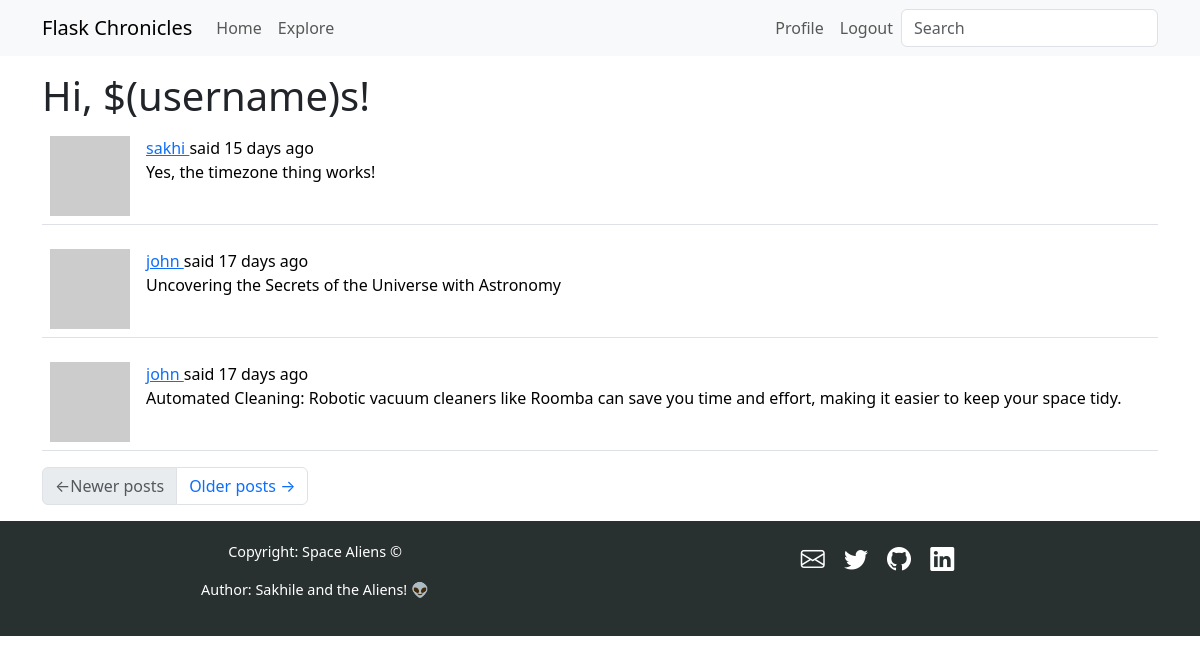
The page /explore (signed in) on the database as committed earlier.
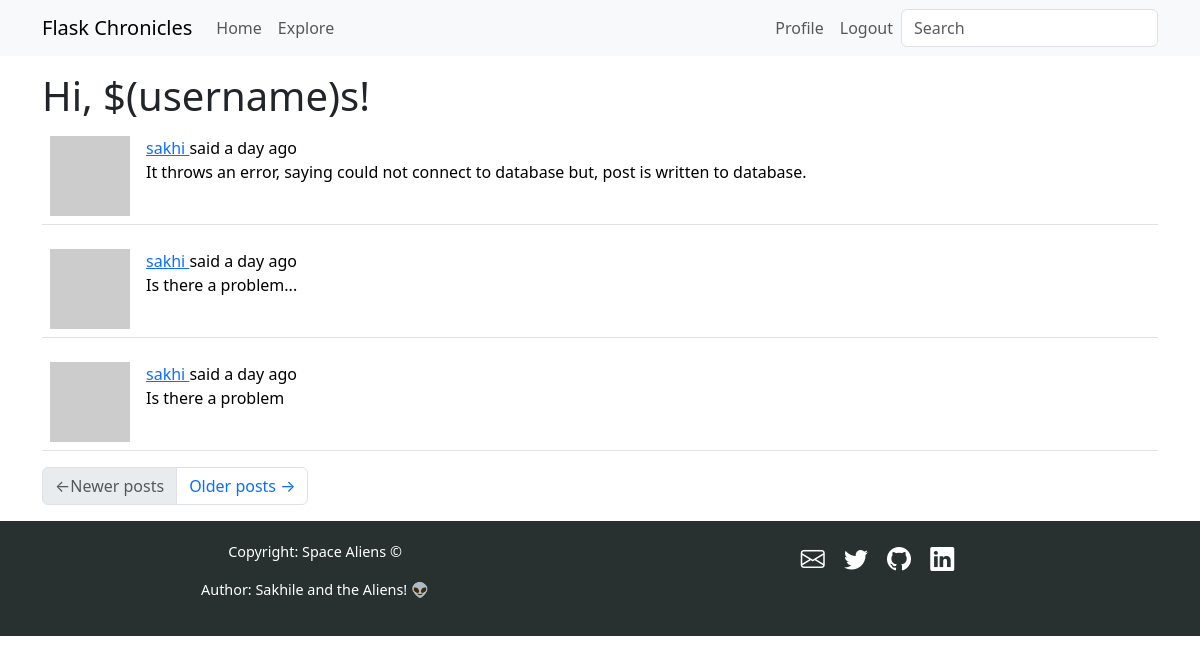
The same page on the database as committed later.
### app/models.py (models this page shows, shortened)
class SearchableMixin:
    @classmethod
    def before_commit(cls, session):
        session._changes = {
            "add": list(session.new),
            "update": list(session.dirty),
            "delete": list(session.deleted),
        }
    @classmethod
    def after_commit(cls, session):
        for obj in session._changes["add"]:
            if isinstance(obj, SearchableMixin):
                add_to_index(obj.__tablename__, obj)
        for obj in session._changes["update"]:
            if isinstance(obj, SearchableMixin):
                add_to_index(obj.__tablename__, obj)
        for obj in session._changes["delete"]:
            if isinstance(obj, SearchableMixin):
                remove_from_index(obj.__tablename__, obj)
        session._changes = None

class Post(SearchableMixin, db.Model):
    __searchable__ = ["body"]
    id: so.Mapped[int] = so.mapped_column(primary_key=True)
    body: so.Mapped[str] = so.mapped_column(sa.String(140))
    timestamp: so.Mapped[datetime] = so.mapped_column(
        index=True, default=lambda: datetime.now(timezone.utc)
    )
    user_id: so.Mapped[int] = so.mapped_column(sa.ForeignKey(User.id), index=True)
    author: so.Mapped[User] = so.relationship(back_populates="posts")
    language: so.Mapped[Optional[str]] = so.mapped_column(sa.String(5))

### app/main/routes.py (the view)
@bp.route("/explore")
@login_required
def explore():
    page = request.args.get("page", 1, type=int)
    query = sa.select(Post).order_by(Post.timestamp.desc())
    posts = db.paginate(
        query, page=page, per_page=current_app.config["POSTS_PER_PAGE"], error_out=False
    )
    next_url = url_for("main.explore", page=posts.next_num) if posts.has_next else None
    prev_url = url_for("main.explore", page=posts.prev_num) if posts.has_prev else None
    return render_template(
        "index.html",
        title=_("Explore"),
        posts=posts.items,
        next_url=next_url,
        prev_url=prev_url,
    )

### app/main/forms.py
class SearchForm(FlaskForm):
    q = StringField(_l("Search"), validators=[DataRequired()])
    def __init__(self, *args, **kwargs):
        if "formdata" not in kwargs:
            kwargs["formdata"] = request.args
        if "meta" not in kwargs:
            kwargs["meta"] = {"csrf": False}
        super(SearchForm, self).__init__(*args, **kwargs)

### app/__init__.py (called while the page is built)
def get_locale():
    return request.accept_languages.best_match(current_app.config["LANGUAGES"])

### app/main/routes.py (called while the page is built)
@bp.before_request
def before_request():
    if current_user.is_authenticated:
        current_user.last_seen = datetime.now(timezone.utc)
        db.session.commit()
        g.search_form = SearchForm()
    g.locale = str(get_locale())

### app/models.py (called while the page is built)
@login.user_loader
def load_user(id):
    return db.session.get(User, int(id))

    def avatar(self, size):
        digest = md5(self.email.lower().encode("utf-8")).hexdigest()
        return f"https://www.gravatar.com/avatar/{digest}?d=identicon&s={size}'"

### app/templates/index.html (shortened to what this page needs)
{% extends "base.html" %}
{% import "bootstrap_wtf.html" as wtf %}
{% block content %}
    <h1>{{ _("Hi, $(username)s", username=current_user.username) }}!</h1>
    {% for post in posts %}
        {% include '_post.html' %}
    {% endfor %}
    <nav aria-label="Post navigation">
        <ul class="pagination">
            <li class="page-item{% if not prev_url %} disabled{% endif %}">
                <a class="page-link" href="{{ prev_url }}">
			<span aria-hidden="true">&larr;</span>{{ _("Newer posts") }}
                </a>
            </li>
            <li class="page-item{% if not next_url %} disabled{% endif %}">
                <a class="page-link" href="{{ next_url }}">
                    {{ _("Older posts") }} <span aria-hidden="true">&rarr;</span>
                </a>
            </li>
        </ul>
    </nav>
{% endblock %}

### app/templates/_post.html (shortened to what this page needs)
<table class="table table-hover">
    <tr>
        <td width="70px">
            <a href="{{ url_for('main.user', username=post.author.username) }}">
                <img src="{{ post.author.avatar(70) }}" />
            </a>
        </td>
        <td>
            {{ _('%(username)s said %(when)s',
            username=user_link, when=moment(post.timestamp).fromNow()) }}
            <br>
            <span id="post{{ post.id }}">{{ post.body }}</span>
        </td>
    </tr>
</table>

Rows that differ between the two databases and show on the page:
no longer on this page (row unchanged): Post: body "Yes, the timezone thing works!"
no longer on this page (row unchanged): Post: body "Uncovering the Secrets of the Universe with Astronomy"
no longer on this page (row unchanged): Post: body "Automated Cleaning: Robotic vacuum cleaners like Roomba can save you time and effort, making it easier to keep your space tidy."
added Post: body "It throws an error, saying could not connect to database but, post is written to database."
added Post: body "Is there a problem..."
added Post: body "Is there a problem"
